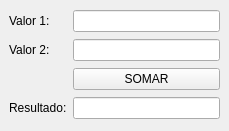
<?xml version="1.0" encoding="UTF-8"?>
<ui version="4.0">
 <class>Janela</class>
 <widget class="QMainWindow" name="Janela">
  <property name="geometry">
   <rect>
    <x>0</x>
    <y>0</y>
    <width>229</width>
    <height>131</height>
   </rect>
  </property>
  <property name="windowTitle">
   <string>Somador</string>
  </property>
  <widget class="QWidget" name="centralwidget">
   <layout class="QGridLayout" name="gridLayout">
    <item row="0" column="0">
     <widget class="QLabel" name="label_valor1">
      <property name="text">
       <string>Valor 1:</string>
      </property>
     </widget>
    </item>
    <item row="0" column="1">
     <widget class="QLineEdit" name="lineEdit_valor1"/>
    </item>
    <item row="1" column="0">
     <widget class="QLabel" name="label_valor2">
      <property name="text">
       <string>Valor 2:</string>
      </property>
     </widget>
    </item>
    <item row="2" column="1">
     <widget class="QPushButton" name="pushButton_somar">
      <property name="text">
       <string>SOMAR</string>
      </property>
     </widget>
    </item>
    <item row="1" column="1">
     <widget class="QLineEdit" name="lineEdit_valor2"/>
    </item>
    <item row="3" column="0">
     <widget class="QLabel" name="label_resultado">
      <property name="text">
       <string>Resultado:</string>
      </property>
     </widget>
    </item>
    <item row="3" column="1">
     <widget class="QLineEdit" name="lineEdit_resultado"/>
    </item>
   </layout>
  </widget>
 </widget>
 <resources/>
 <connections/>
</ui>
